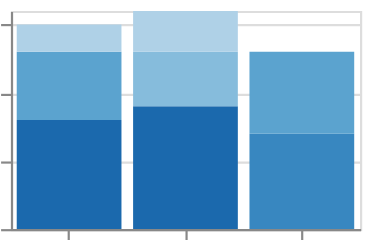

Write a Vega-Lite specification for this figure.
### Vega-Lite specification from a JSON file in a GitHub repository (floating-point values rounded to 4 significant figures)
{"$schema": "https://vega.github.io/schema/vega-lite/v6.json", "padding": 5, "autosize": "none", "data": {"name": "table", "values": [{"c": "A", "g": "p", "x": 1, "y": 2, "v": 5, "t": "2024-01-15", "o": {"v": 3}, "IMDB Rating": 6.1, "d": "x1"}, {"c": "B", "g": "q", "x": 2, "y": 4, "v": 9, "t": "2024-02-20", "o": {"v": 7}, "IMDB Rating": 7.4, "d": "x2"}, {"c": "A", "g": "q", "x": 3, "y": 3, "v": 2, "t": "2024-03-05", "o": {"v": 1}, "IMDB Rating": 5.2, "d": "x1"}, {"c": "C", "g": "p", "x": 4, "y": 6, "v": 7, "t": "2024-05-30", "o": {"v": 4}, "IMDB Rating": 8.8, "d": "x3"}, {"c": "B", "g": "p", "x": 5, "y": 5, "v": 4, "t": "2024-07-11", "o": {"v": 9}, "IMDB Rating": 6.9, "d": "x2"}, {"c": "C", "g": "q", "x": 6, "y": 8, "v": 6, "t": "2024-09-02", "o": {"v": 2}, "IMDB Rating": 7.7, "d": "x3"}, {"c": "A", "g": "p", "x": 7, "y": 7, "v": 8, "t": "2024-11-25", "o": {"v": 5}, "IMDB Rating": 4.4, "d": "x1"}, {"c": "B", "g": "q", "x": 8, "y": 9, "v": 3, "t": "2024-12-31", "o": {"v": 8}, "IMDB Rating": 9.1, "d": "x2"}]}, "width": 160, "height": 100, "mark": "bar", "encoding": {"x": {"field": "c", "type": "nominal"}, "y": {"field": "v", "type": "quantitative"}, "color": {"field": "v", "type": "quantitative", "scale": {"type": "quantile"}}}, "config": {"scale": {"quantileCount": 6}}}
